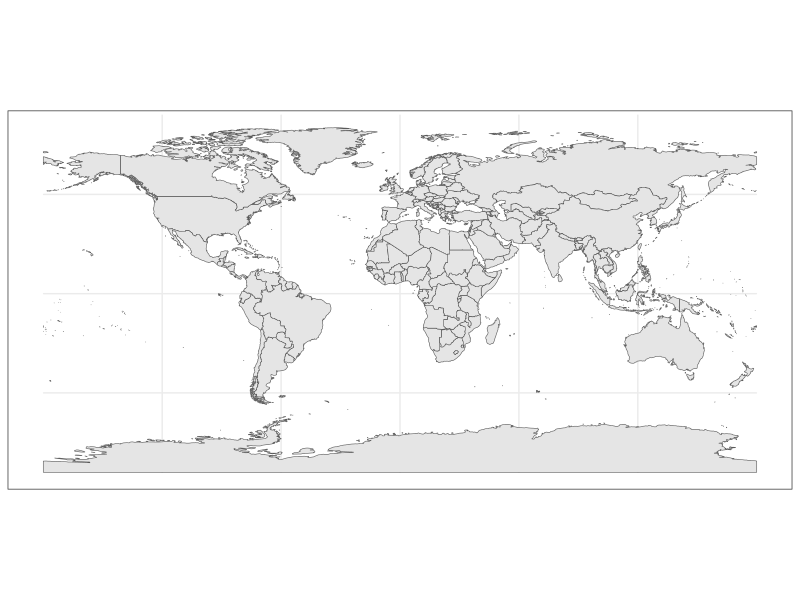
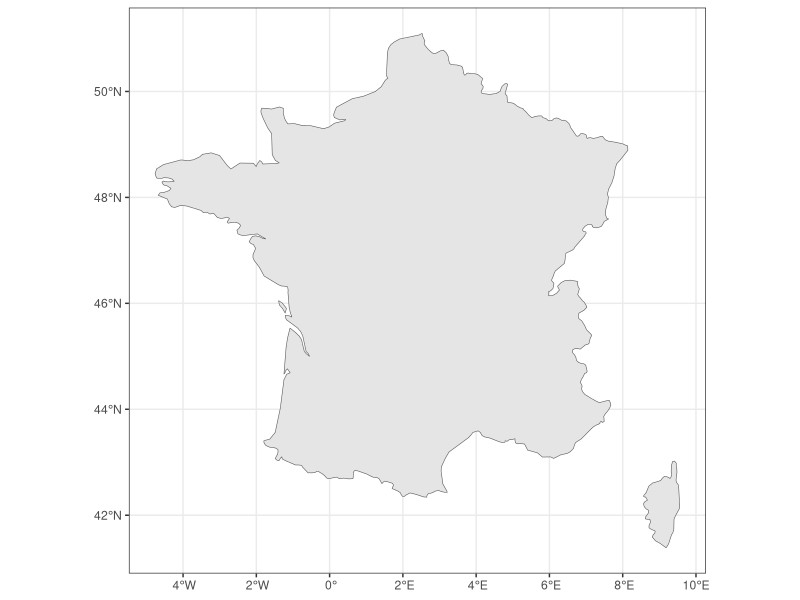

Recreate these plots in R, in order. (Note: this script raises an error after producing the figures.)
# VISUALIZATION USING `ggplot2` -----

library(ggplot2)
library(sf)
library(rnaturalearth)

# loading data -----

w <- ne_countries(
  scale = "medium",
  type = "map_units",
  returnclass = "sf"
  )

head(w[c("name","continent")])

# plot

ggplot() + 
  geom_sf(data = w) +
  theme_bw()

# filter -----

france <- w[w$name == "France",]

ggplot() + 
  geom_sf(data = france) + 
  theme_bw()

# crop -----

europe_cropped <-
  st_crop(europe,
    xmin = -20,
    xmax = 45,
    ymin = 30,
    ymax = 73
  )

# plot

ggplot() +
  geom_sf(data = europe_cropped) +
  coord_sf(expand = FALSE) +
  theme_bw()

# another method, same result

ggplot() +
  geom_sf(data = w) +
  coord_sf(xlim = c(-20, 45), ylim = c(30, 73), expand = FALSE) +
  theme_bw()

# using projection -----

ggplot() +
  geom_sf(data = w) +
  coord_sf(
    crs = st_crs("+proj=moll"),
    xlim = c(-20, 45),
    ylim = c(30, 73),
    expand = FALSE) +
  theme_bw()

# blank, huh?

# let's see globally

ggplot() + 
  geom_sf(data = w) +
  coord_sf(crs = st_crs("+proj=moll")) +
  theme_bw()

# create target projection

target_crs <- "+proj=moll"

# transform

w_trans <- st_transform(w, target_crs)

display_win_wgs84 <- st_sfc(
  st_point(c(-20, 30)),
  st_point(c(45, 73)),
  crs = 4326)

display_win_wgs84

display_win_transform <-
  st_transform(
    display_win_wgs84,
    crs = target_crs
  )

display_win_transform

coord_transform <- st_coordinates(display_win_transform)

# plot

ggplot() +
  geom_sf(data = w_trans) +
  coord_sf(
    xlim = coord_transform[,"X"],
    ylim = coord_transform[,"Y"],
    datum = target_crs,
    expand = FALSE) +
  theme_bw()

# zoom -----

zoom_to <- c(13.38, 52.52)

zoom_level <- 3

# span

lon_span <- 360 / 2^zoom_level
lat_span <- 180 / 2^zoom_level

# boundaries

lon_bounds <-
  c(zoom_to[1] - lon_span / 2, zoom_to[1] + lon_span / 2)
lat_bounds <-
  c(zoom_to[2] - lat_span / 2, zoom_to[2] + lat_span / 2)

# plot

ggplot() +
  geom_sf(data = w) +
  geom_sf(
    data = st_sfc(st_point(zoom_to), crs = 4326),
    color = "red"
  ) +
  coord_sf(
    xlim = lon_bounds,
    ylim = lat_bounds
  ) +
  theme_bw()

# TASK: PLOT INDONESIA -----

# get world map
w <- ne_countries(
  scale = "medium",
  type = "map_units",
  returnclass = "sf"
)

# transform projection
target_crs <- "+proj=moll"
w_trans <- st_transform(w, target_crs)

# get coord info
id <- w[w$name == "Indonesia",]
st_bbox(id)

# transform
to_trans <- st_sfc(
  st_point(c(95.206641, -10.909668)),
  st_point(c(140.976172, 5.907031)), crs = 4326
)

p_transformed <- st_transform(to_trans, target_crs)

p_transformed

# boundaries
xlim_id <- c(9435069, 14082689)
ylim_id <- c(-1345798, 729878.2)

# finally, plot
ggplot() + 
  geom_sf(data = w_trans) +
  coord_sf(xlim = xlim_id, ylim = ylim_id) +
  theme_bw()

# source: -----
#[mantap](https://datascience.blog.wzb.eu/2019/04/30/zooming-in-on-maps-with-sf-and-ggplot2/)
